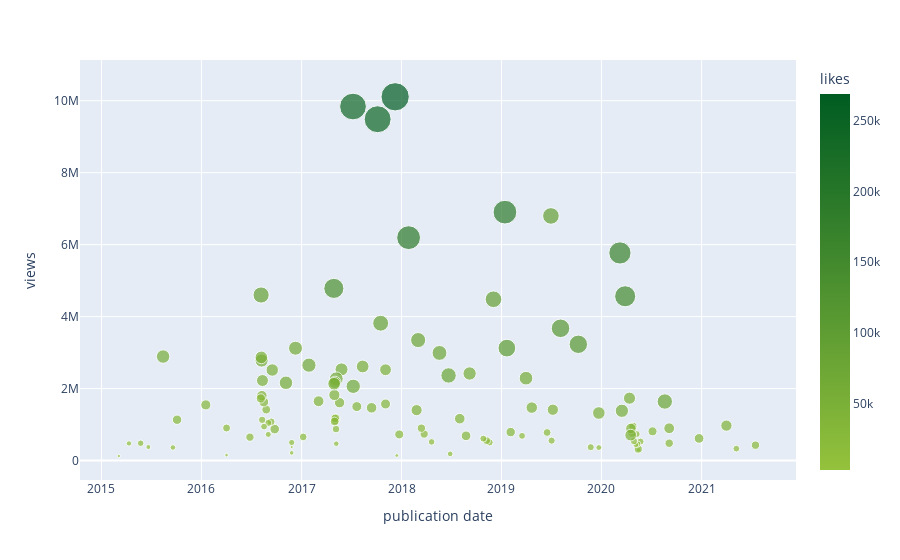

Source (notebook cell):
### Code cell
fig = df.plot(x='publication date', 
              y='views', 
              kind='scatter', 
              size='likes', 
              color="likes", 
              color_continuous_scale=[[0.0, "rgb(149, 194, 60)"],
                                      [1, "rgb(0, 92, 34)"]])
fig.show()
